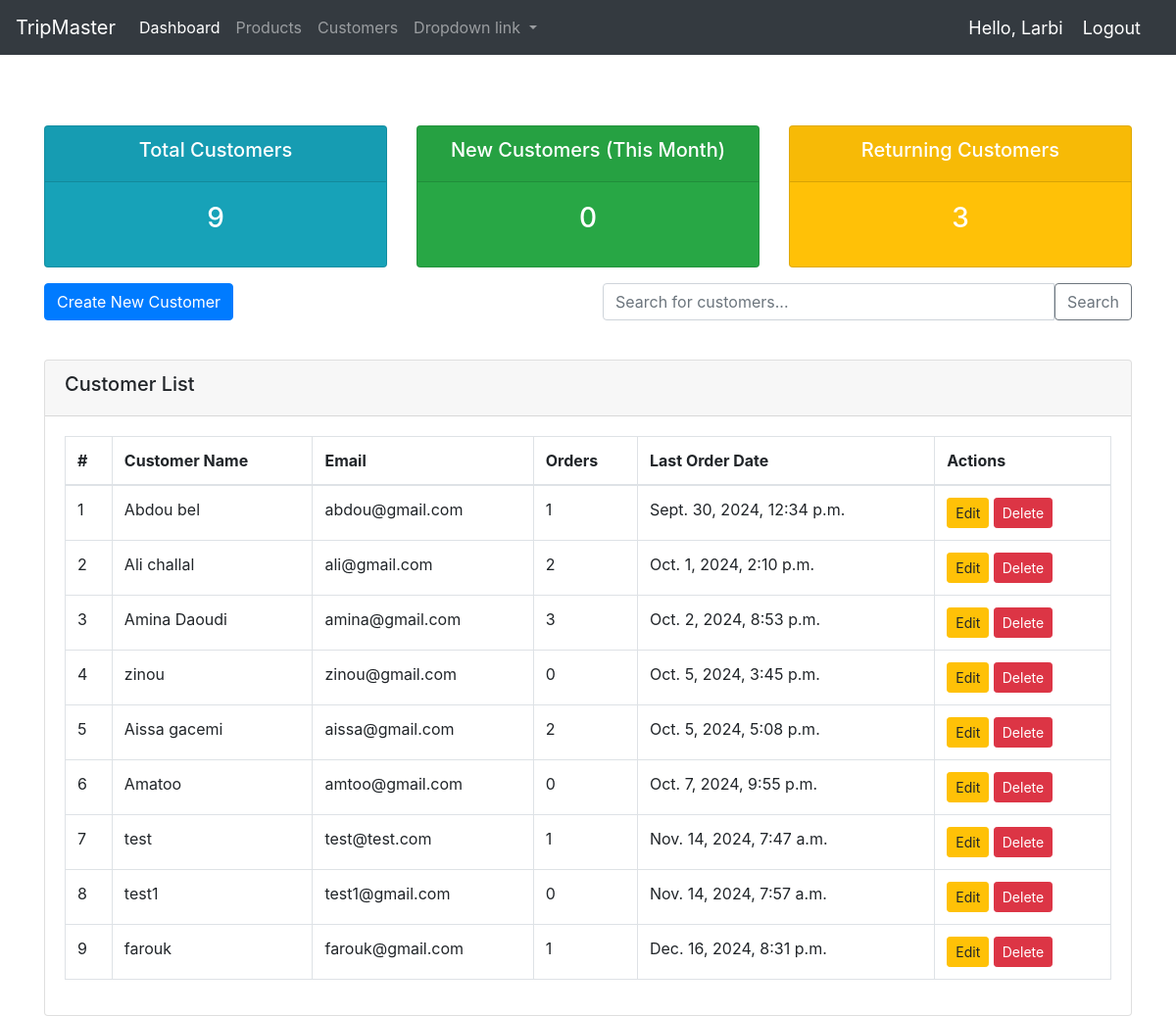
The app's page /Customer/ (signed in) with its own data.
### accounts/models.py (models this page shows, shortened)
class Customer(models.Model):
    name = models.CharField(max_length=200, null=True)
    phone = models.CharField(max_length=200, null=True)
    email = models.CharField(max_length=200, null=True)
    passport_number = models.CharField(max_length=200, null=True)
    passport_date_created = models.CharField(max_length=200, null=True)
    date_created = models.DateTimeField(auto_now_add=True)

### accounts/views.py (the view)
# urls.py: path('Customer/', views.customer, name='customer'),
@login_required(login_url='login')
def customer(request):
    customers = Customer.objects.all()
    orders = Order.objects.all()
    total_customer = customers.count()
    total_orders = orders.count()
    customers_with_order_count = Customer.objects.annotate(order_count=Count('order'))
    now = timezone.now()
    start_of_month = now.replace(day=1)
    customer_count = Customer.objects.filter(date_created__gte=start_of_month).count()
    returning_customers = Customer.objects.annotate(order_count=Count('order')).filter(order_count__gt=1).count()
    context = {
        'total_customer': total_customer,
        'customer_count': customer_count,
        'returning_customers': returning_customers,
        'total_orders': total_orders,
        'customers': customers_with_order_count, # Key for customers
    }
    return render(request, 'accounts/customer.html', context)

### accounts/templates/accounts/customer.html
{% extends 'accounts/main.html' %}
{% block content %}
<br>
<div class="container mt-5">
    <div class="row">
        <div class="col-md-4">
            <div class="card text-center text-white bg-info mb-3">
                <div class="card-header">
                    <h5>Total Customers</h5>
                </div>
                <div class="card-body">
                    <h3 class="card-title">{{ total_customer }}</h3>
                </div>
            </div>
        </div>
        <div class="col-md-4">
            <div class="card text-center text-white bg-success mb-3">
                <div class="card-header">
                    <h5>New Customers (This Month)</h5>
                </div>
                <div class="card-body">
                    <h3 class="card-title">{{ customer_count }}</h3>
                </div>
            </div>
        </div>
        <div class="col-md-4">
            <div class="card text-center text-white bg-warning mb-3">
                <div class="card-header">
                    <h5>Returning Customers</h5>
                </div>
                <div class="card-body">
                    <h3 class="card-title">{{ returning_customers }}</h3>
                </div>
            </div>
        </div>
    </div>
     <div class="row mb-4">
        <div class="col-md-6">
            <a class="btn btn-primary" href="{% url 'create_Customer' %}">Create New Customer</a>
        </div>
        <div class="col-md-6">
            <form method="GET" action="{% url 'search_customer' %}">
                <div class="input-group mb-3">
                    <input type="text" name="q" class="form-control" placeholder="Search for customers...">
                    <button class="btn btn-outline-secondary" type="submit">Search</button>
                </div>
            </form>
        </div>
    </div>
    <div class="row">
        <div class="col-md-12">
            <div class="card">
                <div class="card-header">
                    <h5>Customer List</h5>
                </div>
                <div class="card-body">
                    <table class="table table-bordered">
                        <thead>
                            <tr>
                                <th>#</th>
                                <th>Customer Name</th>
                                <th>Email</th>
                                <th>Orders</th>
                                <th>Last Order Date</th>
                                <th>Actions</th>
                            </tr>
                        </thead>
                        <tbody id="customer-table-body">
                            {% for customer in customers %}
                                <tr>
                                    <td>{{ forloop.counter }}</td>
                                    <td>{{ customer.name }}</td>
                                    <td>{{ customer.email }}</td>
                                    <td>{{ customer.order_count }}</td>
                                    <td>
                                        {% if customer.date_created %}
                                            {{ customer.date_created }}
                                        {% else %}
                                            N/A
                                        {% endif %}
                                    </td>
                                    <td>
                                        <a href="{% url 'edit_customer' customer.id %}" class="btn btn-sm btn-warning">Edit</a>
                                        <a href="{% url 'delete_customer' customer.id %}" class="btn btn-sm btn-danger">Delete</a>
                                    </td>
                                </tr>
                            {% endfor %}
                        </tbody>
                    </table>
                </div>
            </div>
        </div>
    </div>
</div>
{% endblock %}

### accounts/templates/accounts/navbar.html (shortened to what this page needs)
<nav class="navbar navbar-expand-lg navbar-dark bg-dark">
    <a class="navbar-brand" href="#">TripMaster</a>
    <div class="collapse navbar-collapse" id="navbarNavDropdown">
      <ul class="navbar-nav">
        <li class="nav-item active">
          <a class="nav-link" href="{% url 'home' %}">Dashboard</a>
        </li>
        <li class="nav-item">
          <a class="nav-link" href="{% url 'products' %}">Products</a>
        </li>
        <li class="nav-item">
          <a class="nav-link" href="{% url 'customer' %}">Customers</a>
        </li>
        <li class="nav-item dropdown">
          <a class="nav-link dropdown-toggle" href="#" id="navbarDropdownMenuLink" data-toggle="dropdown" aria-haspopup="true" aria-expanded="false">
            Dropdown link
          </a>
        </li>
      </ul>
    </div>
    <span class="hello-msg">Hello, {{request.user}}</span>
    <span><a class="hello-msg" href="{% url 'logout' %}">Logout</a></span>
  </nav>

### accounts/templates/accounts/navbar.html (style rules this page uses)
.hello-msg { font-size: 18px; color: white; margin-right: 20px; }

### records on screen
Customer: name "Abdou bel", email "abdou@gmail.com", order_count "1", date_created "Sept. 30, 2024, 12:34 p.m."
Customer: name "Ali challal", email "ali@gmail.com", order_count "2", date_created "Oct. 1, 2024, 2:10 p.m."
Customer: name "Amina Daoudi", email "amina@gmail.com", order_count "3", date_created "Oct. 2, 2024, 8:53 p.m."
Customer: name "zinou", email "zinou@gmail.com", order_count "0", date_created "Oct. 5, 2024, 3:45 p.m."
Customer: name "Aissa gacemi", email "aissa@gmail.com", order_count "2", date_created "Oct. 5, 2024, 5:08 p.m."
Customer: name "Amatoo", email "amtoo@gmail.com", order_count "0", date_created "Oct. 7, 2024, 9:55 p.m."
Customer: name "test", email "test@test.com", order_count "1", date_created "Nov. 14, 2024, 7:47 a.m."
Customer: name "test1", email "test1@gmail.com", order_count "0", date_created "Nov. 14, 2024, 7:57 a.m."
Customer: name "farouk", email "farouk@gmail.com", order_count "1", date_created "Dec. 16, 2024, 8:31 p.m."

### other values on screen
{{ request.user }} "Larbi"
{{ total_customer }} "9"
{{ customer_count }} "0"
{{ returning_customers }} "3"
